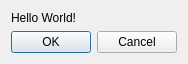
<?xml version="1.0" encoding="UTF-8"?>
<ui version="4.0">
 <class>Dialog</class>
 <widget class="QDialog" name="Dialog">
  <property name="geometry">
   <rect>
    <x>0</x>
    <y>0</y>
    <width>178</width>
    <height>62</height>
   </rect>
  </property>
  <property name="windowTitle">
   <string>Dialog</string>
  </property>
  <layout class="QGridLayout" name="gridLayout">
   <item row="0" column="0">
    <widget class="QLabel" name="label">
     <property name="layoutDirection">
      <enum>Qt::LeftToRight</enum>
     </property>
     <property name="text">
      <string>Hello World!</string>
     </property>
    </widget>
   </item>
   <item row="1" column="0">
    <widget class="QDialogButtonBox" name="buttonBox">
     <property name="standardButtons">
      <set>QDialogButtonBox::Cancel|QDialogButtonBox::Ok</set>
     </property>
    </widget>
   </item>
  </layout>
 </widget>
 <resources/>
 <connections/>
</ui>
